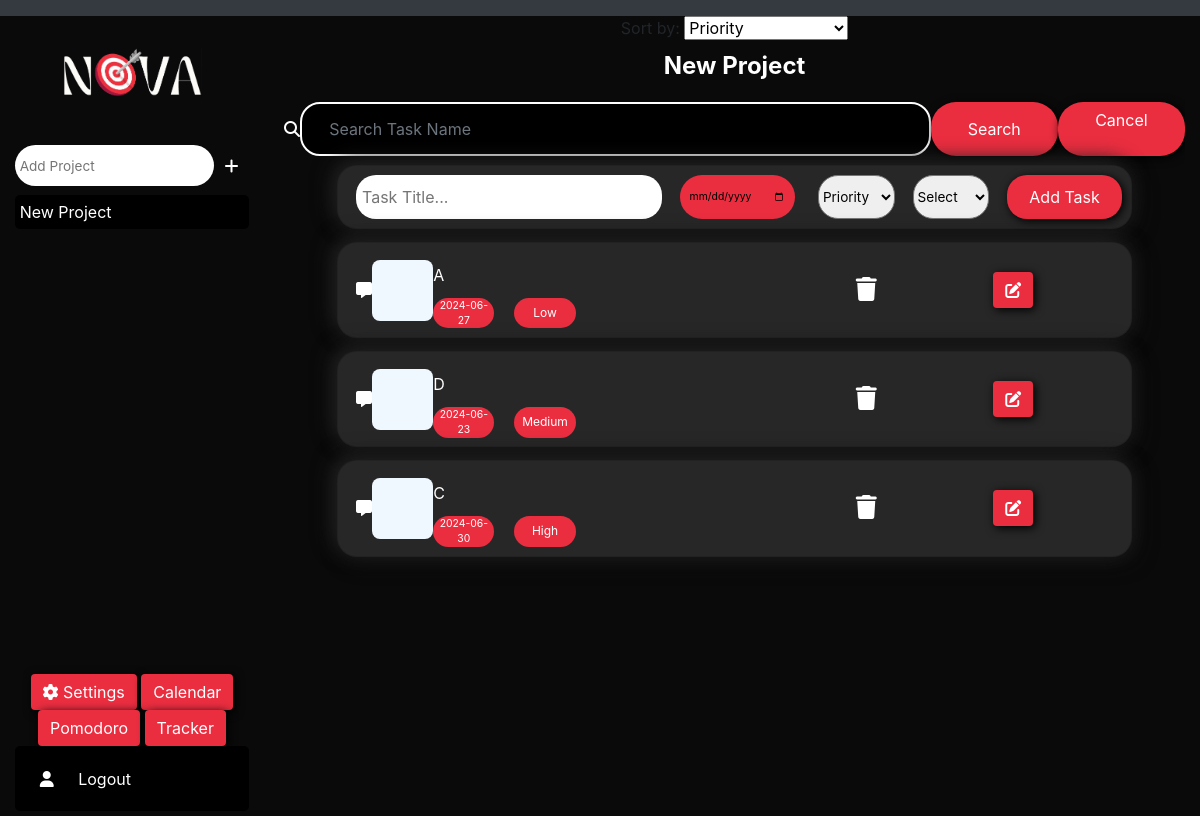
Before: /project/1 (signed in) with the older database file.
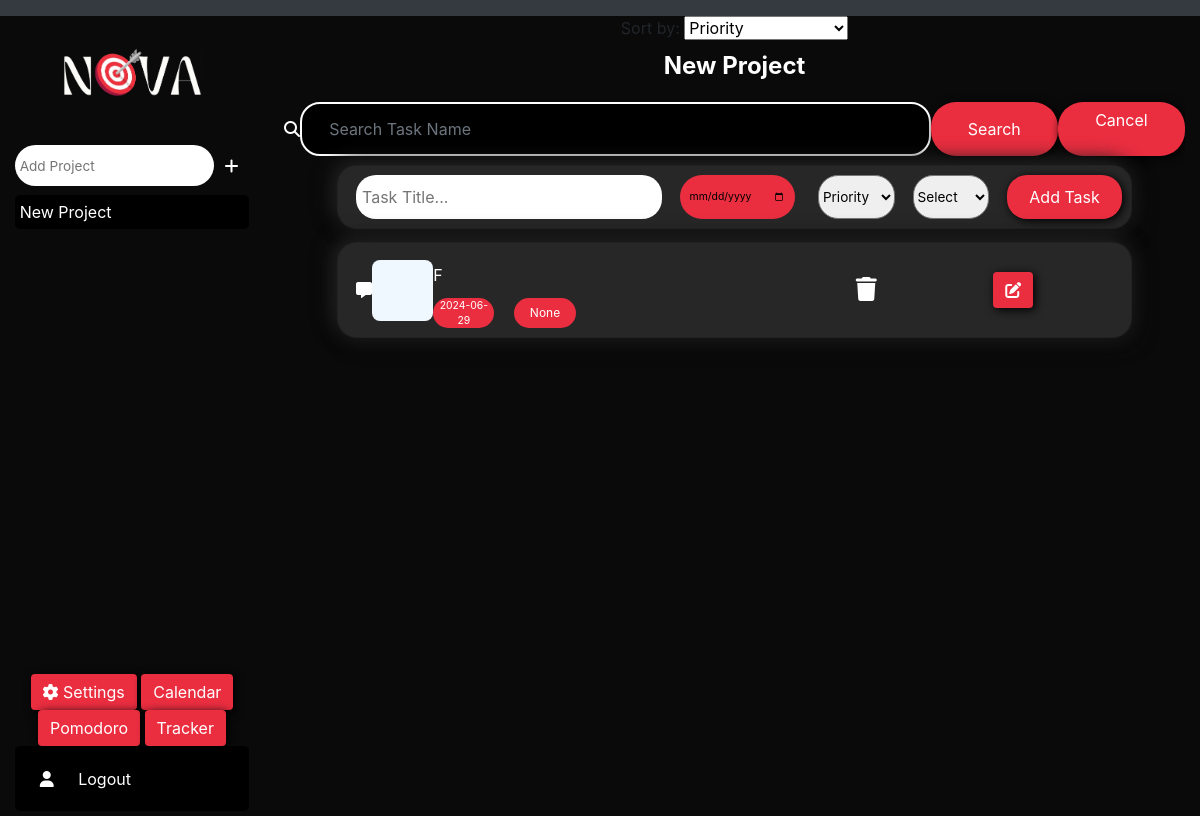
After: the same page with the newer database file.
### tables this page shows
CREATE TABLE projects (
                id INTEGER PRIMARY KEY AUTOINCREMENT, 
                name TEXT, 
                user_id INTEGER, 
                FOREIGN KEY (user_id) REFERENCES users(id)
            );

CREATE TABLE tasks (
                id INTEGER PRIMARY KEY AUTOINCREMENT,
                title TEXT NOT NULL,
                desc TEXT,  
                due_date DATE,
                status TEXT DEFAULT 'pending',
                priority TEXT DEFAULT 'low',
                category TEXT,
                labels TEXT,
                project_id INTEGER, 
                user_id INTEGER,
                FOREIGN KEY (user_id) REFERENCES users(id),
                FOREIGN KEY (project_id) REFERENCES projects(id)
            );

### app.py (the view)
@app.route('/', methods=['GET', 'POST'])
@app.route('/home', methods=['GET', 'POST'])
@app.route('/project/<int:project_id>', methods=['GET', 'POST'])
def index(project_id=None):
    if 'user_id' in session:
        user_id = session['user_id']
        db = get_db()
        cursor = db.cursor()
        user_data = cursor.execute("SELECT * FROM users WHERE id = ?", (user_id,)).fetchone()
        if user_data:
            username = user_data[1]
            projects = cursor.execute("SELECT * FROM projects WHERE user_id = ?", (user_id,)).fetchall()
            current = cursor.execute("SELECT name FROM projects WHERE id = ?", (project_id,)).fetchone()
            points = cursor.execute("SELECT points FROM users WHERE id = ?", (user_id,)).fetchone()
            categories = cursor.execute("SELECT name FROM categories WHERE user_id = ?", (user_id,)).fetchall()
            sort_by = request.args.get('sort_by', 'priority')
            if sort_by == 'priority':
                tasks = get_tasks_sorted_by_priority(user_id, project_id)
            elif sort_by == 'due_date':
                tasks = get_tasks_sorted_by_due_date(user_id, project_id)
            elif sort_by == 'title':
                tasks = get_tasks_sorted_by_title(user_id, project_id)
            else:
                tasks = cursor.execute("SELECT * FROM tasks WHERE user_id = ? AND project_id = ? AND status=?", (user_id, project_id, 'pending')).fetchall()
            return render_template('index.html', username=username, projects=projects, tasks=tasks, project_id=project_id, current=current, points=points, categories=categories)
    return render_template('register.html')

### app.py (called while the page is built)
def get_db():
    if 'db' not in g:
        g.db = sqlite3.connect(app.config['DATABASE'])
        g.db.execute("PRAGMA foreign_keys = ON")
    return g.db

@app.after_request
def after_request(response):
    response.headers["Cache-Control"] = "no-cache, no-store, must-revalidate"
    response.headers["Expires"] = 0
    response.headers["Pragma"] = "no-cache"
    return response

def get_tasks_sorted_by_priority(user_id, project_id):
    db = get_db()
    cursor = db.cursor()
    tasks = cursor.execute("""
        SELECT * FROM tasks WHERE user_id = ? AND project_id = ?  AND status=? ORDER BY
        CASE
            WHEN priority = 'high' THEN 1
            WHEN priority = 'medium' THEN 2
            WHEN priority = 'low' THEN 3
            ELSE 4
        END
    """, (user_id, project_id, 'pending')).fetchall()
    return tasks

### templates/index.html (shortened to what this page needs)
{% extends "layout.html" %}
{% block main %}
<div class="sidebar">
    <div class="logo">
        <img src="{{ url_for('static', filename='assets/logo.png') }}" alt="Nova Quest" id="logo">
    </div>
    <form class="pro-search" action="/create_project" method="post">
        <input type="text" required name="project" placeholder="Add Project" />
        <button type="submit" aria-label="Add Project"><i class="fa-solid fa-plus"></i></button>
    </form>
    <div class="pro-container">
        {% for project in projects %}
        <form class="btn-holder" action="{{ url_for('index', project_id=project[0]) }}" method="post">
            <button class="sidebar-link" onclick="changeColor(this)" id="pro" type="submit">{{ project[1] }}</button>
        </form>
        {% endfor %}
    </div>
    <div class="button-container">
    <button class="btn btn-primary" id="off-btn" type="button" data-bs-toggle="offcanvas" data-bs-target="#offcanvasScrolling"
            aria-controls="offcanvasScrolling">
            <i class="fa-gear fa-solid"></i> Settings
        </button>
        <button type="button" class="btn btn-primary" data-toggle="modal" data-target="#calendarModal">
            Calendar
        </button>
        <button type="button" onclick="startTimer()" class="btn btn-primary" data-toggle="modal"
            data-target="#pomodoroModal">
            Pomodoro
        </button>
        <button type="button" class="btn btn-primary" data-toggle="modal" data-target="#trackerModal">
            Tracker
        </button>
    </div>
    <form class="sidebar-link" action="/logout" method="post">
        <button type="submit" aria-label="Logout"><i class="fa-solid fa-user"></i> Logout</button>
    </form>
</div>
<div class="main">
    <div>
        <form method="GET" action="{{ url_for('index', project_id=project_id) }}">
            <label for="sort_by">Sort by:</label>
            <select name="sort_by" id="sort_by" onchange="this.form.submit()">
                <option value="priority" {% if request.args.get('sort_by') == 'priority' %}selected{% endif %}>Priority</option>
            </select>
        </form>
    </div>
    {% if project_id %}
    <div class="head">
        <div class="heading">{{ current[0] }}</div>
        <div class="search">
            <form class="bar-holder" action="{{ url_for('search_tasks', project_id=project_id) }}" method="get">
                <i class="fa-solid fa-magnifying-glass" style="color: white;"></i>
                <input type="text" class="form-control searchbar" placeholder="Search Task Name" name="search_title"
                    required>
                <button class="btn search-btn" type="submit">Search</button>
                <a class="btn search-btn"
                    href="{{ url_for('search_tasks', project_id=project_id, cancel_search='true') }}">Cancel</a>
            </form>
        </div>
    </div>
    <div class="table-hold">
        <form action="{{ url_for('task', project_id=project_id) }}" method="post" class="card add">
            <div class="text">
                <input class="title t" type="text" placeholder="Task Title..." name="title" required>
            </div>
            <input class="date d" type="date" placeholder="Date" name="due_date" required>
            <select class="pri" name="priority" required>
                <option disabled selected>Priority</option>
            </select>
            <select class="pri" name="category" required>
                <option disabled selected> Select</option>
            </select>
            <button type="submit" class="btn task-add">Add Task</button>
        </form>
        {% else %}
        <h2>Create a new project or select an existing one</h2>
        {% endif %}
        {% for task in tasks %}
        <div class="card info">
            <button type="button" style="color: white; background: none; border: none;" data-bs-toggle="modal"
                data-bs-target="#commentModal" aria-label="See Comment">
                <i class="fa-solid fa-message comments"></i>
            </button>
            <div class="check">
                <form action="{{ url_for('complete_task', task_id=task[0]) }}" method="post">
                    <button type="submit" aria-label="Complete Task"></button>
                </form>
            </div>
            <div class="text">
                <div class="title">{{ task[1] }}</div>
                <div class="e-info">
                    <div class="date">{{ task[3] }}</div>
                    <div class="priority">{{ task[5] }}</div>
                </div>
            </div>
            <div class="actions">
                <div class="delete">
                    <form action="{{ url_for('delete_task', task_id=task[0]) }}" method="post">
                        <button type="submit" aria-label="Delete Task"><i class="fa-solid fa-trash"></i></button>
                    </form>
                </div>
                <div class="edit">
                    <button type="button" class="btn" data-bs-toggle="modal"
                        data-bs-target="#editTaskModal{{ task[0] }}" aria-label="Edit Task">
                        <i class="fa-solid fa-edit"></i>
                    </button>
                </div>
            </div>
        </div>
        {% endfor %}
    </div>
</div>
<link href="https://cdnjs.cloudflare.com/ajax/libs/fullcalendar/5.10.0/main.min.css" rel="stylesheet">
{% endblock %}

### templates/layout.html (shortened to what this page needs)
<!DOCTYPE html>
<html lang="en">
<head>
    <link href="https://cdn.jsdelivr.net/npm/bootstrap@5.1.3/dist/css/bootstrap.min.css"
 rel="stylesheet">
    <link rel="stylesheet" href="https://maxcdn.bootstrapcdn.com/bootstrap/4.5.2/css/bootstrap.min.css">
    <link href="../static/style.css" rel="stylesheet">
</head>
<body>
    <nav class="bg-dark navbar navbar-expand-md navbar-dark">
    </nav>
    <main class="container-fluid text-center">
        {% block main %}{% endblock %}
    </main>
</body>
</html>

Changed rows visible on the page:
no longer on this page (row edited): tasks: title "A", due_date "2024-06-27", priority "Low"
no longer on this page (row edited): tasks: title "D", due_date "2024-06-23", priority "Medium"
no longer on this page (row edited): tasks: title "C", due_date "2024-06-30", priority "High"
added tasks: title "F", due_date "2024-06-29", task "None"
